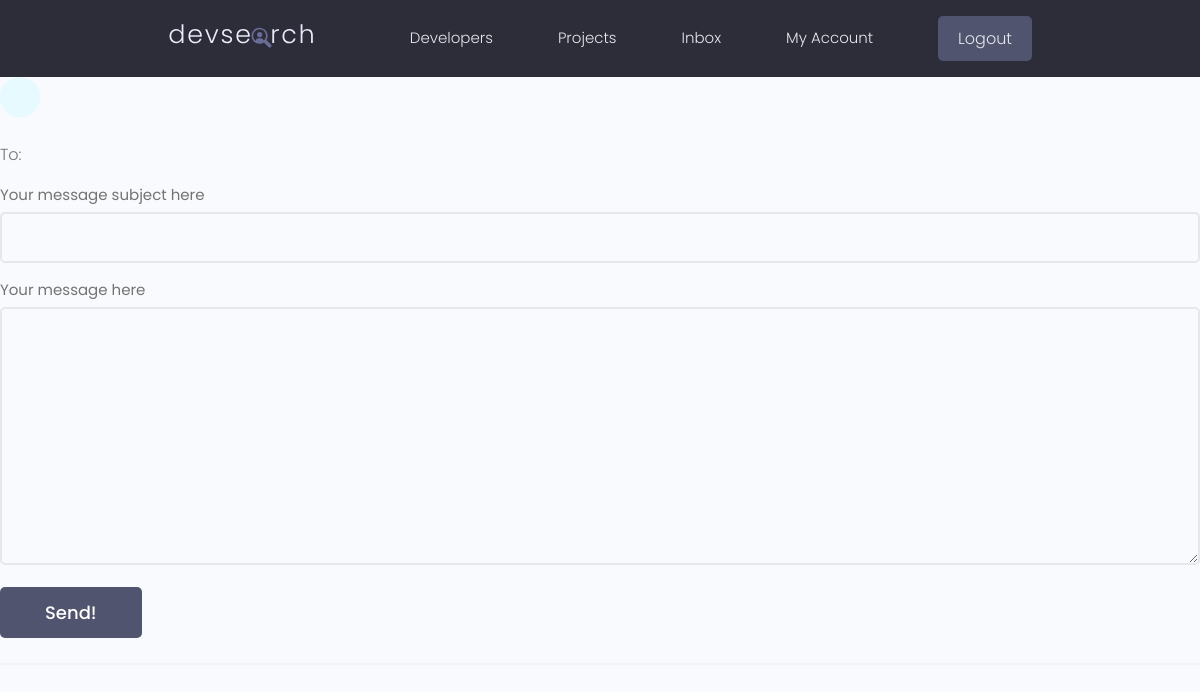
The app's page /send-message/1aaf75d7-9513-4583-a916-4daf5749e2f3 (signed in), older data.
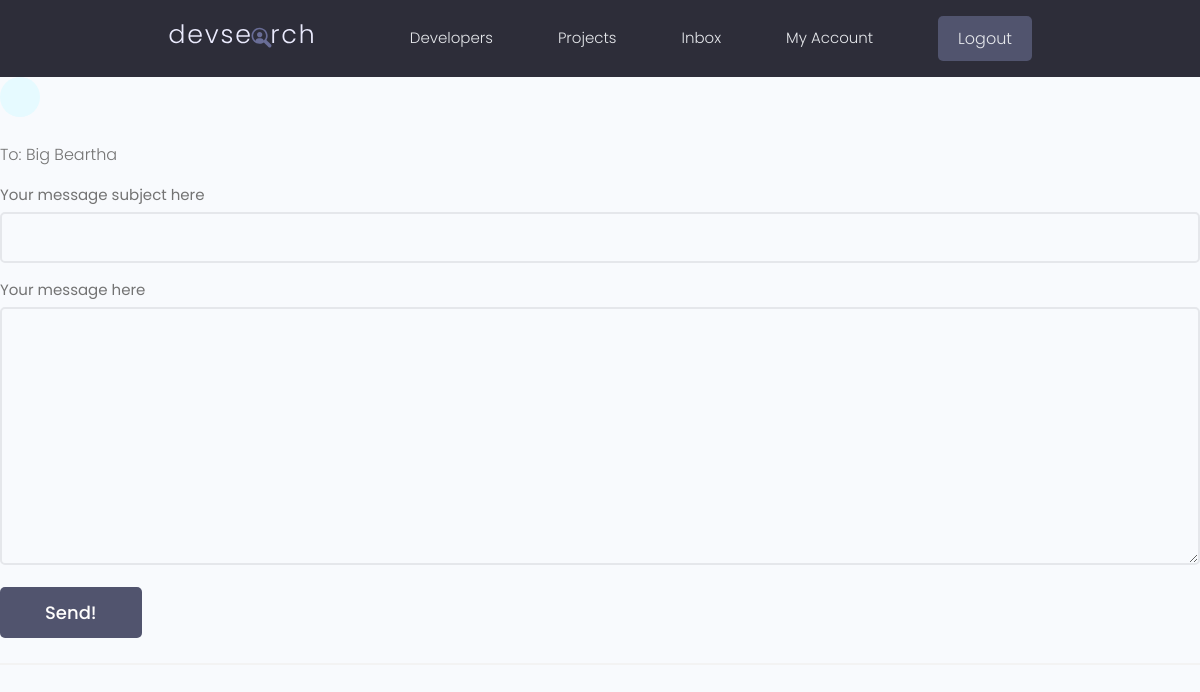
The same page, newer data.
### users/models.py (models this page shows, shortened)
class Profile(models.Model):
  user = models.OneToOneField(User, on_delete=models.CASCADE, null=True, blank=True,)
  name = models.CharField(max_length = 200, blank = True, null = True)
  email = models.EmailField(max_length=500, blank=True, null=True)
  username = models.CharField(max_length = 200, blank = True, null = True)
  username = models.CharField(max_length = 200, blank = True, null = True)
  short_intro = models.CharField(max_length = 200, blank = True, null = True)
  location = models.CharField(max_length = 200, blank = True, null = True)
  bio = models.TextField(max_length=500, blank=True, null=True)
  profile_image = models.ImageField(null = True, blank=True, upload_to='profiles/', default='profiles/user-default.png' )
  social_github= models.CharField(max_length = 200, blank = True, null = True)
  social_linkedIn= models.CharField(max_length = 200, blank = True, null = True)
  social_twitter= models.CharField(max_length = 200, blank = True, null = True)
  social_youtube= models.CharField(max_length = 200, blank = True, null = True)
  social_website= models.CharField(max_length = 200, blank = True, null = True)
  created = models.DateTimeField(auto_now_add=True)
  id = models.UUIDField(default=uuid.uuid4, unique=True, primary_key=True, editable=False)

### users/views.py (the view, shortened to what this page needs)
# urls.py: path('send-message/<str:pk>', views.sendMessage, name='send-message'),
@login_required(login_url="login")
def sendMessage(request, pk):
  recipient = Profile.objects.get(id=pk)
  sender = request.user.profile
  form = MessageForm()
  context = {
    'recipient': recipient,
    'form': form
  }
  return render(request, 'users/message_form.html', context)

### users/forms.py
class MessageForm(ModelForm):
  class Meta:
    model = Message
    fields = [
      'subject',
      'body',
    ]
    labels = {
      'subject': 'Your message subject here',
      'body': 'Your message here',
    }
  def __init__(self, *args, **kwargs):
    super(MessageForm, self).__init__(*args, **kwargs)
    for name, field in self.fields.items():
      field.widget.attrs.update({'class': 'input'})

### users/templates/users/message_form.html (shortened to what this page needs)
{% extends 'main.html' %}
{% block content %}
<a class="backButton" href="{% url 'user-profile' recipient.id %}"></a>
<div class="message" >
  <form class="form" action="{% url 'send-message' recipient.id %}" method="POST">
    <p>To: {{ recipient.name }}</p>
  {% for field in form %}
    <div class="form__field">
      <label for="formInput#textarea">{{ field.label }}</label>
      {{ field }}
    </div>
  {% endfor %}
    <input class="btn btn--sub btn--lg" type="submit" value="Send!">
  </form>
</div>
{% endblock content %}

Row changes from the older to the newer data that the page shows:
now on this page (row edited): Profile: name "Big Beartha"
